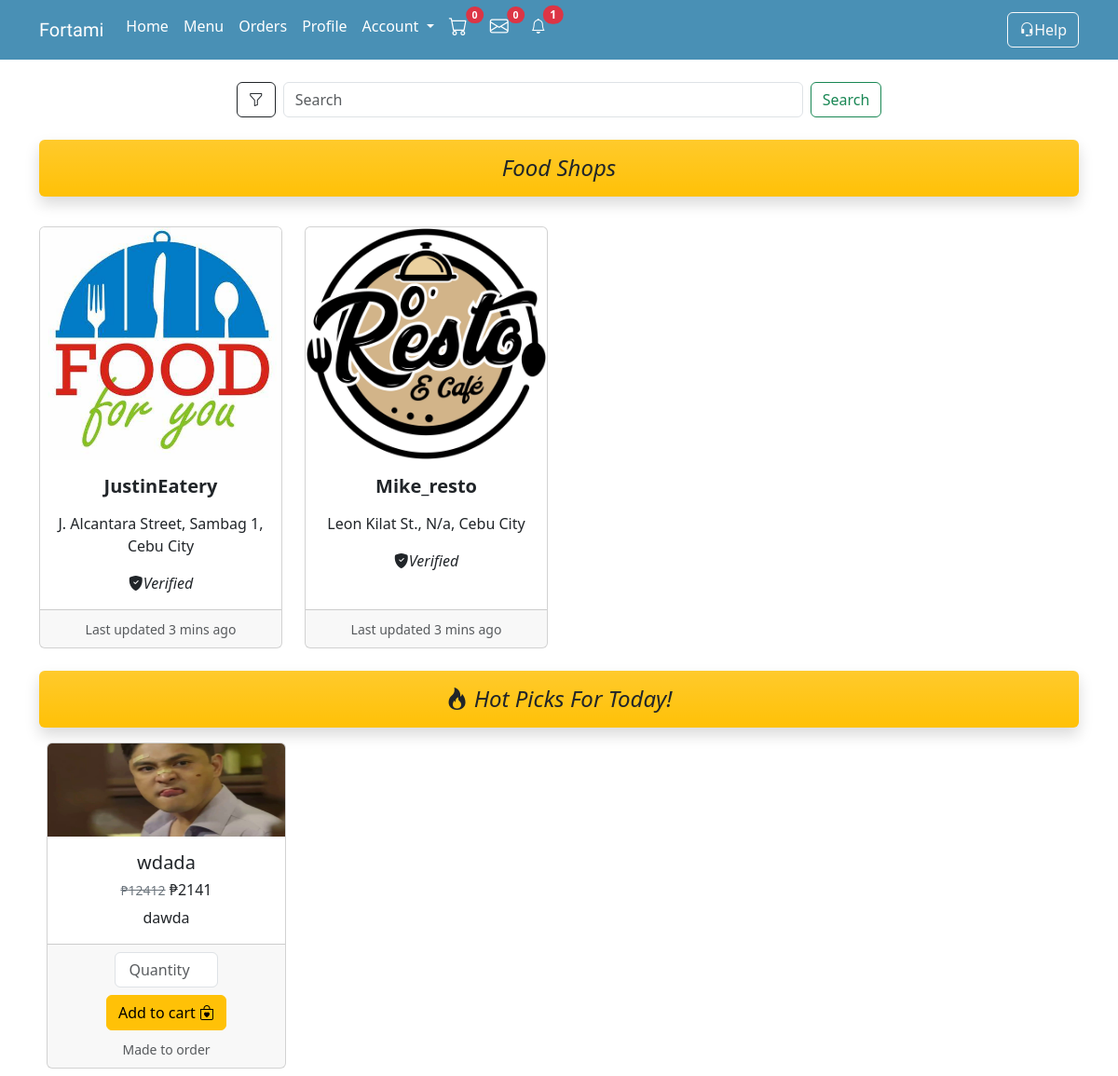
/menu.php (signed in), run on the app's committed database.
### tables this page shows
CREATE TABLE `user` (
  `user_id` int(20) NOT NULL,
  `user_type` varchar(6) NOT NULL,
  `profile_pic` varchar(50) NOT NULL,
  `user_fName` varchar(50) NOT NULL,
  `user_lName` varchar(50) NOT NULL,
  `user_email` varchar(50) NOT NULL,
  `user_userName` varchar(50) NOT NULL,
  `user_password` varchar(255) NOT NULL,
  `tagline` varchar(100) DEFAULT NULL,
  `permit` varchar(200) DEFAULT NULL,
  `verification` varchar(20) NOT NULL,
  `wallet` int(20) NOT NULL
);

CREATE TABLE `address` (
  `address_id` int(20) NOT NULL,
  `user_id` int(20) NOT NULL,
  `full_name` varchar(50) NOT NULL,
  `address_type` varchar(50) NOT NULL,
  `contact` varchar(50) NOT NULL,
  `region` varchar(50) NOT NULL,
  `province` varchar(50) NOT NULL,
  `city` varchar(50) NOT NULL,
  `barangay` varchar(50) NOT NULL,
  `street` varchar(50) NOT NULL,
  `zip` varchar(50) NOT NULL,
  `label` varchar(50) NOT NULL,
  `note` varchar(200) DEFAULT NULL
);

CREATE TABLE `food_order` (
  `order_id` int(20) NOT NULL,
  `food_id` int(20) DEFAULT NULL,
  `address_id` int(20) NOT NULL,
  `payTrans_id` int(20) NOT NULL,
  `order_status` varchar(50) NOT NULL,
  `rating_status` varchar(50) DEFAULT NULL,
  `quantity` varchar(50) NOT NULL,
  `order_datetime` timestamp NOT NULL DEFAULT current_timestamp() ON UPDATE current_timestamp(),
  `received_datetime` datetime DEFAULT NULL
);

CREATE TABLE `food_product` (
  `food_id` int(20) NOT NULL,
  `user_id` int(20) NOT NULL,
  `category_id` int(20) NOT NULL,
  `food_pic` varchar(255) NOT NULL,
  `food_name` varchar(50) NOT NULL,
  `food_description` varchar(100) NOT NULL,
  `preparation` varchar(50) NOT NULL,
  `food_creation` datetime DEFAULT NULL,
  `food_discountedPrice` varchar(50) DEFAULT NULL,
  `food_origPrice` varchar(50) NOT NULL
);

### backend.php (called while the page is built, shortened)
<?php
    class Database{
      public $host = 'localhost';
      public $user = 'root';
      public $pass = '';
      public $db = 'fortami';
      public $conn;
      function __construct(){
        $this->conn = new mysqli($this->host,$this->user,$this->pass,$this->db);
      }
      function getConnection(){
        return $this->conn;
      }
    }
    class Account{
      function listSellers(){
        $query = "SELECT * FROM user WHERE user_type = 'Seller' AND verification = 'Verified'";
        $result = $this->con->query($query);
          if ($result) {
            return $result;
          }
      }
    }
    class Address extends Account{
        function findAddress($user_id){
          $query = "SELECT * FROM address JOIN user ON address.user_id = user.user_id WHERE address.user_id = $user_id";
          $result = $this->con->query($query);
            if ($result) {
              return $result;
            }
        }
    }
    class Backend extends Address{
      public $con;
      function __construct(){
        $database = new Database;
        $this->con = $database->getConnection();
      }
      function hotProducts(){
        $date = date('Y-m-d');
        $query = "SELECT * FROM food_order JOIN food_product ON food_product.food_id = food_order.food_id WHERE rating_status = 'Done' AND order_datetime LIKE '%$date%' GROUP BY food_order.food_id ORDER BY COUNT(food_order.food_id) DESC";
        $result = $this->con->query($query);
          if ($result) {
            return $result;
          }
      }
    }
?>

### menu.php (the view, shortened to what this page needs)
<?php
    include 'backend.php';
    include 'buyerheader.php';
    $backend = new Backend;
    $backend->checksession();
    $list= $backend->listproduct();
?>
<!DOCTYPE html>
<html lang="en">
<head>
</head>
<body>
    <div class="container p-3">
        <div class="row">
            <div class="col-12 p-2">
                <form action="" class="d-flex justify-content-center align-items-center" role="search">
                    <a class="btn btn-outline-dark" data-bs-toggle="offcanvas" href="#offcanvasExample" role="button" aria-controls="offcanvasExample">
                        <i class="bi bi-funnel"></i>
                    </a>
                    <input class="form-control mx-2 w-50" type="search" name="search" placeholder="Search" aria-label="Search">
                    <button class="btn btn-outline-success" type="submit" name="searchbtn" value="true">Search</button>
                </form>
            </div>
        </div>
    </div>
    <div class="container text-center ">
        <h4 class="p-3 bg-warning bg-gradient rounded shadow"><i>Food Shops</i> </h4>
        <br>
        <div class="row row-cols-1 row-cols-md-3 g-4">
            <?php
                if (isset($_GET['searchbtn'])) {
                    $search = $_GET['search'];
                    $find = new Search;
                    $list = $find->applyFilter($search);
                }else{
                    $list = $backend->listSellers();
                }
                    if(!is_null($list)){
                    foreach ($list as $row) {
            ?>
            <div class="col-md-3">
                <div class="card h-100">
                <a href="foodshop.php?shop_id=<?=$row['user_id']?>"><img src="./src/uploads/profile/<?=$row['profile_pic']?>" class="card-img-top" style='max-width:100%;height:250px'></a>
                        <div class="card-body ">
                            <h5 class="card-title"><b><?=$row['user_userName']?></b></h5>
                            <?php
                                $seller = $backend->findAddress($row['user_id']);
                                $find = mysqli_fetch_assoc($seller);
                            ?>
                            <p class="card-text"><?=$find['street'].', '.$find['barangay'].', '.$find['city'].' City'?></i></p>
                            <?php
                                if ($row['verification'] == 'Verified') {
                                    echo "<i class='bi bi-shield-fill-check'>".$row['verification']."</i>";
                                }
                                else {
                                    echo "<i class='bi bi-shield-exclamation'> Unverified</i>";
                                }
                            ?>
                        </div>
                    <div class="card-footer">
                    <small class="text-body-secondary">Last updated 3 mins ago</small>
                    </div>
                </div>
            </div>
            <?php
                }
            }else{
                echo "<h1><i class='bi bi-bag-x-fill'> No Product Found!</i></h1>";
            }
            ?>
        </div>
    </div>
    <br>
    <div class="container text-center">
    <h4 class="p-3 bg-warning bg-gradient rounded shadow"> <i class="bi bi-fire"> Hot Picks For Today!</i></h4>
    <div class="row row-cols-1 row-cols-md-4 g-4 p-2">
        <?php
            $list = $backend->hotProducts();
            if ($list->num_rows > 0) {
                while($row= $list->fetch_assoc()){
        ?>
        <div class='col'>
                    <div class='card h-100'>
                        <img src='./src/uploads/food_picture/<?=$row['food_pic'];?>' class='card-img-top' alt='food pic' style='max-width:100%;height:100px'>
                      <div class='card-body'>
                        <h5 class='card-title'><?=$row['food_name'];?></h5>
                        <h6>
                          <small><s class='text-secondary'>₱<?=$row['food_origPrice'];?></s></small>
                          <span class='price'>₱<?=$row['food_discountedPrice'];?></span>
                        </h6>
                        <p class='card-text'><?=$row['food_description']?></p>
                      </div>
                      <div class='card-footer'>
                      <div class ='text-center '>
                        <form action='menu.php' method='post'>
                          <input type="number" name="qty" class="form-control text-center" min="1" placeholder="Quantity" style="width:50%;margin:auto;" required>
                          <button type='submit' name='addcart' class='btn btn-warning my-2'>Add to cart <i class='bi bi-bag-heart'></i></button>
                          </form>
                        </div>
                        <small class='text-muted'>
                            <?php
                                if($row['food_creation'] == '0000-00-00 00:00:00'){
                                    echo $row['preparation'];
                                }
                                else {
                                    echo "<small class='text-secondary'>(".$row['preparation'].") ".$row['food_creation']."</small>" ;
                                }
                            ?>
                        </small>
                      </div>
                    </div>
                  </div>
            <?php
                    }
                }
            ?>
        </div>
    </div>
</body>
</html>

### data on the page
user: profile_pic (picture), user_userName "JustinEatery", address.street "J. Alcantara Street", address.barangay "Sambag 1", address.city "Cebu", verification "Verified"
user: profile_pic (picture), user_userName "Mike_resto", address.street "Leon Kilat St.", address.barangay "N/a", address.city "Cebu", verification "Verified"
food_order: food.food_pic (picture), food.food_name "wdada", food.food_origPrice "12412", food.food_discountedPrice "2141", food.food_description "dawda", food.preparation "Made to order"

### other printed values
$count "0"
$msg['msg'] "0"
$notifs['count'] "1"
